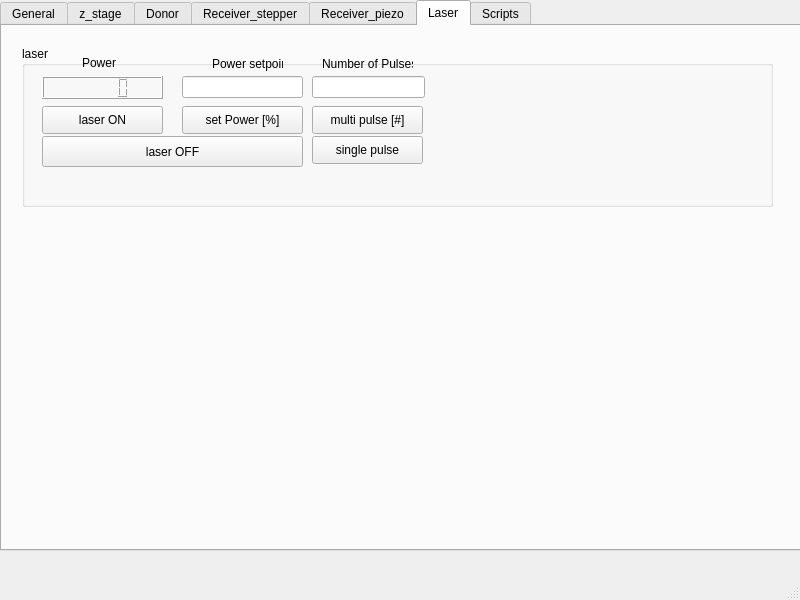
<?xml version="1.0" encoding="UTF-8"?>
<ui version="4.0">
 <class>MainWindow</class>
 <widget class="QMainWindow" name="MainWindow">
  <property name="geometry">
   <rect>
    <x>0</x>
    <y>0</y>
    <width>800</width>
    <height>600</height>
   </rect>
  </property>
  <property name="windowTitle">
   <string>MainWindow</string>
  </property>
  <widget class="QWidget" name="centralwidget">
   <widget class="QTabWidget" name="tabWidget">
    <property name="enabled">
     <bool>true</bool>
    </property>
    <property name="geometry">
     <rect>
      <x>0</x>
      <y>0</y>
      <width>801</width>
      <height>551</height>
     </rect>
    </property>
    <property name="currentIndex">
     <number>5</number>
    </property>
    <widget class="QWidget" name="tab_general">
     <attribute name="title">
      <string>General</string>
     </attribute>
     <widget class="QPushButton" name="pushButton_donor_ctrl_start">
      <property name="geometry">
       <rect>
        <x>80</x>
        <y>100</y>
        <width>93</width>
        <height>28</height>
       </rect>
      </property>
      <property name="text">
       <string>Start</string>
      </property>
     </widget>
     <widget class="QPushButton" name="pushButton_donor_ctrl_stop">
      <property name="geometry">
       <rect>
        <x>80</x>
        <y>140</y>
        <width>93</width>
        <height>28</height>
       </rect>
      </property>
      <property name="text">
       <string>Stop</string>
      </property>
     </widget>
     <widget class="QLineEdit" name="lineEdit_donor_ctrl_status">
      <property name="enabled">
       <bool>true</bool>
      </property>
      <property name="geometry">
       <rect>
        <x>92</x>
        <y>70</y>
        <width>71</width>
        <height>22</height>
       </rect>
      </property>
      <property name="readOnly">
       <bool>true</bool>
      </property>
     </widget>
     <widget class="QLabel" name="label_donor_ctrl">
      <property name="geometry">
       <rect>
        <x>90</x>
        <y>40</y>
        <width>81</width>
        <height>16</height>
       </rect>
      </property>
      <property name="text">
       <string>Donor_ctrl</string>
      </property>
     </widget>
     <widget class="QLineEdit" name="lineEdit_receiver_ctrl_status">
      <property name="enabled">
       <bool>true</bool>
      </property>
      <property name="geometry">
       <rect>
        <x>242</x>
        <y>70</y>
        <width>71</width>
        <height>22</height>
       </rect>
      </property>
      <property name="readOnly">
       <bool>true</bool>
      </property>
     </widget>
     <widget class="QLabel" name="label_reveiver_ctrl">
      <property name="geometry">
       <rect>
        <x>240</x>
        <y>40</y>
        <width>81</width>
        <height>16</height>
       </rect>
      </property>
      <property name="text">
       <string>Receiver_ctrl</string>
      </property>
     </widget>
     <widget class="QPushButton" name="pushButton_receiver_ctrl_start">
      <property name="geometry">
       <rect>
        <x>230</x>
        <y>100</y>
        <width>93</width>
        <height>28</height>
       </rect>
      </property>
      <property name="text">
       <string>Start</string>
      </property>
     </widget>
     <widget class="QPushButton" name="pushButton_receiver_ctrl_stop">
      <property name="geometry">
       <rect>
        <x>230</x>
        <y>140</y>
        <width>93</width>
        <height>28</height>
       </rect>
      </property>
      <property name="text">
       <string>Stop</string>
      </property>
     </widget>
     <widget class="QPushButton" name="pushButton_zstage_ctrl_stop">
      <property name="geometry">
       <rect>
        <x>370</x>
        <y>140</y>
        <width>93</width>
        <height>28</height>
       </rect>
      </property>
      <property name="text">
       <string>Stop</string>
      </property>
     </widget>
     <widget class="QLineEdit" name="lineEdit_zstage_ctrl_status">
      <property name="enabled">
       <bool>true</bool>
      </property>
      <property name="geometry">
       <rect>
        <x>382</x>
        <y>70</y>
        <width>71</width>
        <height>22</height>
       </rect>
      </property>
      <property name="readOnly">
       <bool>true</bool>
      </property>
     </widget>
     <widget class="QLabel" name="label_zstage_ctrl">
      <property name="geometry">
       <rect>
        <x>380</x>
        <y>40</y>
        <width>81</width>
        <height>16</height>
       </rect>
      </property>
      <property name="text">
       <string>zStage_ctrl</string>
      </property>
     </widget>
     <widget class="QPushButton" name="pushButton_zstage_ctrl_start">
      <property name="geometry">
       <rect>
        <x>370</x>
        <y>100</y>
        <width>93</width>
        <height>28</height>
       </rect>
      </property>
      <property name="text">
       <string>Start</string>
      </property>
     </widget>
     <widget class="QLabel" name="label_laser_ctrl">
      <property name="geometry">
       <rect>
        <x>520</x>
        <y>40</y>
        <width>81</width>
        <height>16</height>
       </rect>
      </property>
      <property name="text">
       <string>Laser_ctrl</string>
      </property>
     </widget>
     <widget class="QLineEdit" name="lineEdit_laser_ctrl_status">
      <property name="enabled">
       <bool>true</bool>
      </property>
      <property name="geometry">
       <rect>
        <x>522</x>
        <y>70</y>
        <width>71</width>
        <height>22</height>
       </rect>
      </property>
      <property name="readOnly">
       <bool>true</bool>
      </property>
     </widget>
     <widget class="QPushButton" name="pushButton_laser_ctrl_start">
      <property name="geometry">
       <rect>
        <x>510</x>
        <y>100</y>
        <width>93</width>
        <height>28</height>
       </rect>
      </property>
      <property name="text">
       <string>Start</string>
      </property>
     </widget>
     <widget class="QPushButton" name="pushButton_laser_ctrl_stop">
      <property name="geometry">
       <rect>
        <x>510</x>
        <y>140</y>
        <width>93</width>
        <height>28</height>
       </rect>
      </property>
      <property name="text">
       <string>Stop</string>
      </property>
     </widget>
    </widget>
    <widget class="QWidget" name="tab_z_stage">
     <attribute name="title">
      <string>z_stage</string>
     </attribute>
     <widget class="QGroupBox" name="groupBox_zstage">
      <property name="geometry">
       <rect>
        <x>20</x>
        <y>10</y>
        <width>751</width>
        <height>161</height>
       </rect>
      </property>
      <property name="title">
       <string>z_stage</string>
      </property>
      <widget class="QLCDNumber" name="lcdNumber_zstage">
       <property name="geometry">
        <rect>
         <x>20</x>
         <y>30</y>
         <width>121</width>
         <height>23</height>
        </rect>
       </property>
      </widget>
      <widget class="QPushButton" name="pushButton_zstage_home">
       <property name="geometry">
        <rect>
         <x>20</x>
         <y>60</y>
         <width>121</width>
         <height>28</height>
        </rect>
       </property>
       <property name="text">
        <string>home</string>
       </property>
      </widget>
      <widget class="QPushButton" name="pushButton_zstage_move_rel">
       <property name="geometry">
        <rect>
         <x>160</x>
         <y>60</y>
         <width>111</width>
         <height>28</height>
        </rect>
       </property>
       <property name="text">
        <string>move rel [mm]</string>
       </property>
      </widget>
      <widget class="QLineEdit" name="lineEdit_zstage_move_rel">
       <property name="geometry">
        <rect>
         <x>160</x>
         <y>30</y>
         <width>113</width>
         <height>22</height>
        </rect>
       </property>
      </widget>
      <widget class="QLineEdit" name="lineEdit_zstage_move_abs">
       <property name="geometry">
        <rect>
         <x>290</x>
         <y>30</y>
         <width>113</width>
         <height>22</height>
        </rect>
       </property>
      </widget>
      <widget class="QPushButton" name="pushButton_zstage_move_abs">
       <property name="geometry">
        <rect>
         <x>290</x>
         <y>60</y>
         <width>111</width>
         <height>28</height>
        </rect>
       </property>
       <property name="text">
        <string>move abs [mm]</string>
       </property>
      </widget>
     </widget>
    </widget>
    <widget class="QWidget" name="tab_donor">
     <attribute name="title">
      <string>Donor</string>
     </attribute>
     <widget class="QGroupBox" name="groupBox_donor_x">
      <property name="geometry">
       <rect>
        <x>20</x>
        <y>10</y>
        <width>751</width>
        <height>161</height>
       </rect>
      </property>
      <property name="title">
       <string>donor_x</string>
      </property>
      <widget class="QLCDNumber" name="lcdNumber_donor_x">
       <property name="geometry">
        <rect>
         <x>20</x>
         <y>30</y>
         <width>121</width>
         <height>23</height>
        </rect>
       </property>
      </widget>
      <widget class="QPushButton" name="pushButton_donor_x_home">
       <property name="geometry">
        <rect>
         <x>20</x>
         <y>60</y>
         <width>121</width>
         <height>28</height>
        </rect>
       </property>
       <property name="text">
        <string>home</string>
       </property>
      </widget>
      <widget class="QPushButton" name="pushButton_donor_x_move_rel">
       <property name="geometry">
        <rect>
         <x>160</x>
         <y>60</y>
         <width>111</width>
         <height>28</height>
        </rect>
       </property>
       <property name="text">
        <string>move rel [mm]</string>
       </property>
      </widget>
      <widget class="QLineEdit" name="lineEdit_donor_x_move_rel">
       <property name="geometry">
        <rect>
         <x>160</x>
         <y>30</y>
         <width>113</width>
         <height>22</height>
        </rect>
       </property>
      </widget>
      <widget class="QLineEdit" name="lineEdit_donor_x_move_abs">
       <property name="geometry">
        <rect>
         <x>290</x>
         <y>30</y>
         <width>113</width>
         <height>22</height>
        </rect>
       </property>
      </widget>
      <widget class="QPushButton" name="pushButton_donor_x_move_abs">
       <property name="geometry">
        <rect>
         <x>290</x>
         <y>60</y>
         <width>111</width>
         <height>28</height>
        </rect>
       </property>
       <property name="text">
        <string>move abs [mm]</string>
       </property>
      </widget>
     </widget>
     <widget class="QGroupBox" name="groupBox_donor_y">
      <property name="geometry">
       <rect>
        <x>20</x>
        <y>180</y>
        <width>751</width>
        <height>161</height>
       </rect>
      </property>
      <property name="title">
       <string>donor_y</string>
      </property>
      <widget class="QLCDNumber" name="lcdNumber_donor_y">
       <property name="geometry">
        <rect>
         <x>20</x>
         <y>30</y>
         <width>121</width>
         <height>23</height>
        </rect>
       </property>
      </widget>
      <widget class="QPushButton" name="pushButton_donor_y_home">
       <property name="geometry">
        <rect>
         <x>20</x>
         <y>60</y>
         <width>121</width>
         <height>28</height>
        </rect>
       </property>
       <property name="text">
        <string>home</string>
       </property>
      </widget>
      <widget class="QPushButton" name="pushButton_donor_y_move_rel">
       <property name="geometry">
        <rect>
         <x>160</x>
         <y>60</y>
         <width>111</width>
         <height>28</height>
        </rect>
       </property>
       <property name="text">
        <string>move rel [mm]</string>
       </property>
      </widget>
      <widget class="QLineEdit" name="lineEdit_donor_y_move_rel">
       <property name="geometry">
        <rect>
         <x>160</x>
         <y>30</y>
         <width>113</width>
         <height>22</height>
        </rect>
       </property>
      </widget>
      <widget class="QLineEdit" name="lineEdit_donor_y_move_abs">
       <property name="geometry">
        <rect>
         <x>290</x>
         <y>30</y>
         <width>113</width>
         <height>22</height>
        </rect>
       </property>
      </widget>
      <widget class="QPushButton" name="pushButton_donor_y_move_abs">
       <property name="geometry">
        <rect>
         <x>290</x>
         <y>60</y>
         <width>111</width>
         <height>28</height>
        </rect>
       </property>
       <property name="text">
        <string>move abs [mm]</string>
       </property>
      </widget>
     </widget>
    </widget>
    <widget class="QWidget" name="tab_receiver_stepper">
     <attribute name="title">
      <string>Receiver_stepper</string>
     </attribute>
     <widget class="QGroupBox" name="groupBox_receiver_stepper_x">
      <property name="geometry">
       <rect>
        <x>20</x>
        <y>10</y>
        <width>751</width>
        <height>161</height>
       </rect>
      </property>
      <property name="title">
       <string>receiver_stepper_x</string>
      </property>
      <widget class="QLCDNumber" name="lcdNumber_receiver_stepper_x">
       <property name="geometry">
        <rect>
         <x>20</x>
         <y>30</y>
         <width>121</width>
         <height>23</height>
        </rect>
       </property>
      </widget>
      <widget class="QPushButton" name="pushButton_receiver_stepper_x_home">
       <property name="geometry">
        <rect>
         <x>20</x>
         <y>60</y>
         <width>121</width>
         <height>28</height>
        </rect>
       </property>
       <property name="text">
        <string>home</string>
       </property>
      </widget>
      <widget class="QPushButton" name="pushButton_receiver_stepper_x_move_rel">
       <property name="geometry">
        <rect>
         <x>160</x>
         <y>60</y>
         <width>111</width>
         <height>28</height>
        </rect>
       </property>
       <property name="text">
        <string>move rel [mm]</string>
       </property>
      </widget>
      <widget class="QLineEdit" name="lineEdit_receiver_stepper_x_move_rel">
       <property name="geometry">
        <rect>
         <x>160</x>
         <y>30</y>
         <width>113</width>
         <height>22</height>
        </rect>
       </property>
      </widget>
      <widget class="QLineEdit" name="lineEdit_receiver_stepper_x_move_abs">
       <property name="geometry">
        <rect>
         <x>290</x>
         <y>30</y>
         <width>113</width>
         <height>22</height>
        </rect>
       </property>
      </widget>
      <widget class="QPushButton" name="pushButton_receiver_stepper_x_move_abs">
       <property name="geometry">
        <rect>
         <x>290</x>
         <y>60</y>
         <width>111</width>
         <height>28</height>
        </rect>
       </property>
       <property name="text">
        <string>move abs [mm]</string>
       </property>
      </widget>
     </widget>
     <widget class="QGroupBox" name="groupBox_receiver_stepper_y">
      <property name="geometry">
       <rect>
        <x>20</x>
        <y>180</y>
        <width>751</width>
        <height>161</height>
       </rect>
      </property>
      <property name="title">
       <string>receiver_stepper_y</string>
      </property>
      <widget class="QLCDNumber" name="lcdNumber_receiver_stepper_y">
       <property name="geometry">
        <rect>
         <x>20</x>
         <y>30</y>
         <width>121</width>
         <height>23</height>
        </rect>
       </property>
      </widget>
      <widget class="QPushButton" name="pushButton_receiver_stepper_y_home">
       <property name="geometry">
        <rect>
         <x>20</x>
         <y>60</y>
         <width>121</width>
         <height>28</height>
        </rect>
       </property>
       <property name="text">
        <string>home</string>
       </property>
      </widget>
      <widget class="QPushButton" name="pushButton_receiver_stepper_y_move_rel">
       <property name="geometry">
        <rect>
         <x>160</x>
         <y>60</y>
         <width>111</width>
         <height>28</height>
        </rect>
       </property>
       <property name="text">
        <string>move rel [mm]</string>
       </property>
      </widget>
      <widget class="QLineEdit" name="lineEdit_receiver_stepper_y_move_rel">
       <property name="geometry">
        <rect>
         <x>160</x>
         <y>30</y>
         <width>113</width>
         <height>22</height>
        </rect>
       </property>
      </widget>
      <widget class="QLineEdit" name="lineEdit_receiver_stepper_y_move_abs">
       <property name="geometry">
        <rect>
         <x>290</x>
         <y>30</y>
         <width>113</width>
         <height>22</height>
        </rect>
       </property>
      </widget>
      <widget class="QPushButton" name="pushButton_receiver_stepper_y_move_abs">
       <property name="geometry">
        <rect>
         <x>290</x>
         <y>60</y>
         <width>111</width>
         <height>28</height>
        </rect>
       </property>
       <property name="text">
        <string>move abs [mm]</string>
       </property>
      </widget>
     </widget>
     <widget class="QGroupBox" name="groupBox_receiver_stepper_z">
      <property name="geometry">
       <rect>
        <x>20</x>
        <y>350</y>
        <width>751</width>
        <height>161</height>
       </rect>
      </property>
      <property name="title">
       <string>receiver_stepper_z</string>
      </property>
      <widget class="QLCDNumber" name="lcdNumber_receiver_stepper_z">
       <property name="geometry">
        <rect>
         <x>20</x>
         <y>30</y>
         <width>121</width>
         <height>23</height>
        </rect>
       </property>
      </widget>
      <widget class="QPushButton" name="pushButton_receiver_stepper_z_home">
       <property name="geometry">
        <rect>
         <x>20</x>
         <y>60</y>
         <width>121</width>
         <height>28</height>
        </rect>
       </property>
       <property name="text">
        <string>home</string>
       </property>
      </widget>
      <widget class="QPushButton" name="pushButton_receiver_stepper_z_move_rel">
       <property name="geometry">
        <rect>
         <x>160</x>
         <y>60</y>
         <width>111</width>
         <height>28</height>
        </rect>
       </property>
       <property name="text">
        <string>move rel [mm]</string>
       </property>
      </widget>
      <widget class="QLineEdit" name="lineEdit_receiver_stepper_z_move_rel">
       <property name="geometry">
        <rect>
         <x>160</x>
         <y>30</y>
         <width>113</width>
         <height>22</height>
        </rect>
       </property>
      </widget>
      <widget class="QLineEdit" name="lineEdit_receiver_stepper_z_move_abs">
       <property name="geometry">
        <rect>
         <x>290</x>
         <y>30</y>
         <width>113</width>
         <height>22</height>
        </rect>
       </property>
      </widget>
      <widget class="QPushButton" name="pushButton_receiver_stepper_z_move_abs">
       <property name="geometry">
        <rect>
         <x>290</x>
         <y>60</y>
         <width>111</width>
         <height>28</height>
        </rect>
       </property>
       <property name="text">
        <string>move abs [mm]</string>
       </property>
      </widget>
     </widget>
    </widget>
    <widget class="QWidget" name="tab_receiver_piezo">
     <attribute name="title">
      <string>Receiver_piezo</string>
     </attribute>
    </widget>
    <widget class="QWidget" name="tab_laser">
     <attribute name="title">
      <string>Laser</string>
     </attribute>
     <widget class="QGroupBox" name="groupBox_laser">
      <property name="geometry">
       <rect>
        <x>20</x>
        <y>20</y>
        <width>751</width>
        <height>161</height>
       </rect>
      </property>
      <property name="title">
       <string>laser</string>
      </property>
      <widget class="QLCDNumber" name="lcdNumber_laser">
       <property name="geometry">
        <rect>
         <x>20</x>
         <y>30</y>
         <width>121</width>
         <height>23</height>
        </rect>
       </property>
      </widget>
      <widget class="QPushButton" name="pushButton_laser_power">
       <property name="geometry">
        <rect>
         <x>160</x>
         <y>60</y>
         <width>121</width>
         <height>28</height>
        </rect>
       </property>
       <property name="text">
        <string>set Power [%]</string>
       </property>
      </widget>
      <widget class="QPushButton" name="pushButton_laser_singlePulse">
       <property name="geometry">
        <rect>
         <x>290</x>
         <y>90</y>
         <width>111</width>
         <height>28</height>
        </rect>
       </property>
       <property name="text">
        <string>single pulse</string>
       </property>
      </widget>
      <widget class="QLineEdit" name="lineEdit_laser_power">
       <property name="geometry">
        <rect>
         <x>160</x>
         <y>30</y>
         <width>121</width>
         <height>22</height>
        </rect>
       </property>
      </widget>
      <widget class="QLineEdit" name="lineEdit_laser_numberPulses">
       <property name="geometry">
        <rect>
         <x>290</x>
         <y>30</y>
         <width>113</width>
         <height>22</height>
        </rect>
       </property>
      </widget>
      <widget class="QPushButton" name="pushButton_laser_multiPulse">
       <property name="geometry">
        <rect>
         <x>290</x>
         <y>60</y>
         <width>111</width>
         <height>28</height>
        </rect>
       </property>
       <property name="text">
        <string>multi pulse [#]</string>
       </property>
      </widget>
      <widget class="QPushButton" name="pushButton_laser_on">
       <property name="geometry">
        <rect>
         <x>20</x>
         <y>60</y>
         <width>121</width>
         <height>28</height>
        </rect>
       </property>
       <property name="text">
        <string>laser ON</string>
       </property>
      </widget>
      <widget class="QPushButton" name="pushButton_laser_off">
       <property name="geometry">
        <rect>
         <x>20</x>
         <y>90</y>
         <width>261</width>
         <height>31</height>
        </rect>
       </property>
       <property name="text">
        <string>laser OFF</string>
       </property>
      </widget>
      <widget class="QLabel" name="label">
       <property name="geometry">
        <rect>
         <x>190</x>
         <y>10</y>
         <width>71</width>
         <height>16</height>
        </rect>
       </property>
       <property name="text">
        <string>Power setpoint</string>
       </property>
      </widget>
      <widget class="QLabel" name="label_2">
       <property name="geometry">
        <rect>
         <x>300</x>
         <y>10</y>
         <width>91</width>
         <height>16</height>
        </rect>
       </property>
       <property name="text">
        <string>Number of Pulses</string>
       </property>
      </widget>
      <widget class="QLabel" name="label_3">
       <property name="geometry">
        <rect>
         <x>60</x>
         <y>10</y>
         <width>46</width>
         <height>13</height>
        </rect>
       </property>
       <property name="text">
        <string>Power</string>
       </property>
      </widget>
     </widget>
    </widget>
    <widget class="QWidget" name="tab_scripts">
     <attribute name="title">
      <string>Scripts</string>
     </attribute>
     <widget class="QPushButton" name="pushButton_super_print3D">
      <property name="geometry">
       <rect>
        <x>40</x>
        <y>40</y>
        <width>93</width>
        <height>28</height>
       </rect>
      </property>
      <property name="text">
       <string>Print3D</string>
      </property>
     </widget>
    </widget>
   </widget>
  </widget>
  <widget class="QMenuBar" name="menubar">
   <property name="geometry">
    <rect>
     <x>0</x>
     <y>0</y>
     <width>800</width>
     <height>21</height>
    </rect>
   </property>
  </widget>
  <widget class="QStatusBar" name="statusbar"/>
 </widget>
 <resources/>
 <connections/>
</ui>
